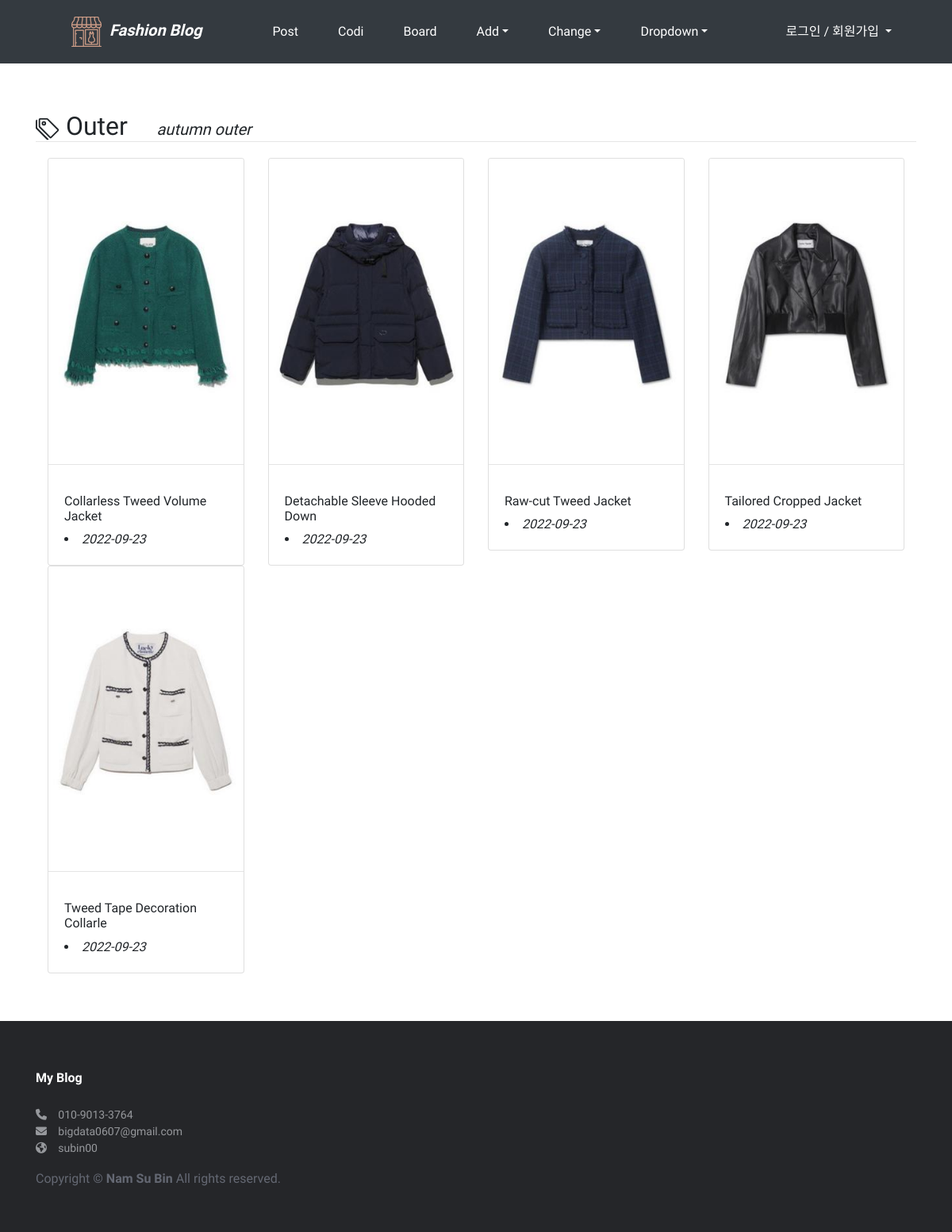
The page /codi/category/1/ on the database its author committed.
### codi/models.py (models this page shows, shortened)
class Category(models.Model):
    name = models.CharField(max_length=30)
    description = models.CharField('One Line Description', max_length=100, blank=True)
    owner=models.ForeignKey('auth.User', on_delete=models.CASCADE, verbose_name='OWNER', blank=True, null=True)
    class Meta:
        ordering=('name',)

class Codi(models.Model):
    category = models.ForeignKey(Category, on_delete=models.CASCADE)
    title = models.CharField('TITLE', max_length=30)
    description = models.TextField('Codi Description', blank=True)
    image = ThumbnailImageField(upload_to='codi/%Y/%m')
    upload_dt = models.DateTimeField('Upload Date', auto_now_add=True)
    url = models.URLField('site_url')
    owner=models.ForeignKey('auth.User', on_delete=models.CASCADE, verbose_name='OWNER', blank=True, null=True)
    class Meta:
        ordering=('title',)
    def get_absolute_url(self):
        return reverse('codi:codi_detail', args=(self.id,))

### codi/views.py (the view)
# urls.py: path('category/<int:pk>/', views.CategoryDV.as_view(), name='category_detail'),
class CategoryDV(DetailView):
    model = Category

### codi/fields.py (called while the page is built)
    def _add_thumb(self, s):
        parts = s.split('.')
        parts.insert(-1, 'thumb')
        if parts[-1].lower() not in ('jpeg', 'jpg'):
            parts[-1] = 'jpg'
        return '.'.join(parts)

    @property
    def thumb_url(self):
        return self._add_thumb(self.url)

### codi/templates/codi/category_detail.html (shortened to what this page needs)
{% extends 'base.html'%}
{% block content %}
    <div class="mt-5">
        <span class="h2"> {{object.name}}&emsp;</span>
        <span class="h5 font-italic">{{object.description}}</span>
    </div>
    <hr style="margin:0 0 20px 0">
    <div class="container">
        <div class="row">
            {% for codi in object.codi_set.all%}
            <div class="col-3">
                <div class ='card'>
                    <a href="{{codi.get_absolute_url}}">
                        <img src="{{codi.image.thumb_url}}" alt="" class="card-img-top">
                        <hr>
                    </a>
                    <div class="card-body">
                        <h6 class="'card-title">{{codi.title}}</h6>
                        <li class="font-italic">{{codi.upload_dt|date:'Y-m-d'}}</li>
                    </div>
                </div>
            </div>
            {% endfor %}
        </div>
    </div>
{% endblock %}

### templates/base.html (style rules this page uses)
* { font-family: 'Heebo', sans-serif; }
html, body { margin: 0; padding: 0; height: 100%; }

### rows shown on the page
Category: name "Outer", description "autumn outer"
Codi: shows a picture, title "Collarless Tweed Volume Jacket", upload_dt "2022-09-23"
Codi: shows a picture, title "Detachable Sleeve Hooded Down", upload_dt "2022-09-23"
Codi: shows a picture, title "Raw-cut Tweed Jacket", upload_dt "2022-09-23"
Codi: shows a picture, title "Tailored Cropped Jacket", upload_dt "2022-09-23"
Codi: shows a picture, title "Tweed Tape Decoration Collarle", upload_dt "2022-09-23"
